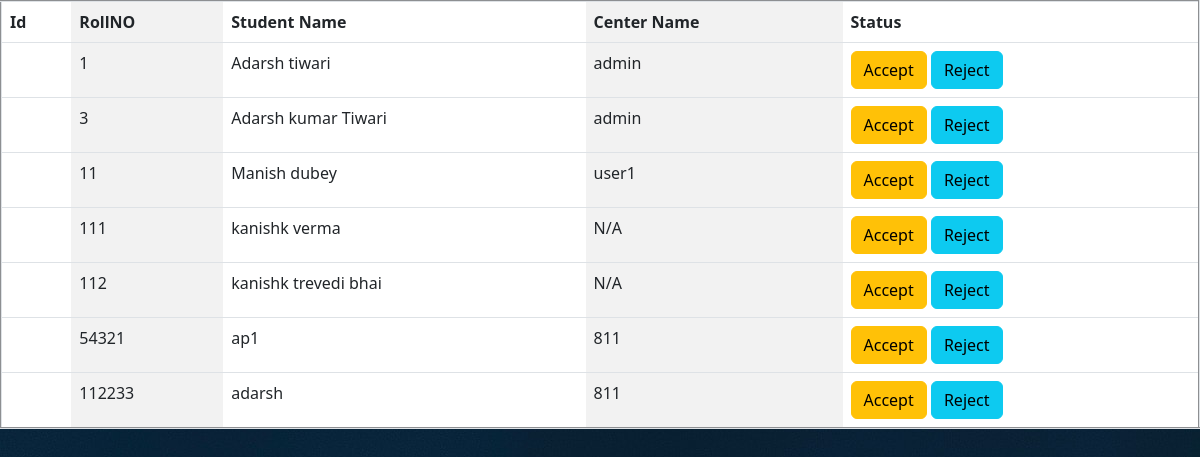
The app's page /student_status/ with its own data.
### ineffable_app/models.py (models this page shows)
class Studentform(models.Model):
     name=models.CharField(max_length=20,blank=False)
     rollno=models.IntegerField(primary_key=True)
     image=models.ImageField()
     dob=models.CharField(max_length=10)
     course_name=models.CharField(max_length=150)
     session=models.CharField(max_length=30)
     percnt=models.IntegerField()
     grade=models.CharField(max_length=30)
     centre_code=models.CharField(max_length=20)
     remark=models.CharField(max_length=10)
     sub1=models.IntegerField()
     sub2=models.IntegerField()
     sub3=models.IntegerField()
     sub4=models.IntegerField()
     sub5=models.IntegerField()
     wm=models.IntegerField()
     pm=models.IntegerField()
     am=models.IntegerField()
     vm=models.IntegerField()

### ineffable_app/views.py (the view)
# urls.py: path('student_status/',views.status_check,name="status_check"),
def status_check(request):
     tt=Studentform.objects.all()
     d={'tt':tt}
     return render(request,"adminAPP/status_table.html",context=d)

### ineffable_app/templates/adminAPP/status_table.html (shortened to what this page needs)
<!DOCTYPE html>
<html lang="en">
<head>
    <link href="https://cdn.jsdelivr.net/npm/bootstrap@5.3.0/dist/css/bootstrap.min.css" rel="stylesheet">
</head>
<body style="background-image: url(/static/img/img4.jpg);">
        <table border="2px solid black" style="width:100%" class="table table-striped-columns">
            <tr>
                <th>Id</th>
                <th>RollNO</th>
                <th>Student Name</th>
                <th>Center Name</th>
                <th>Status</th>
            </tr>
            {% for t in tt %}
            <form action="{% url 'admin_check_status' %}" method="POST">
            <tr>
                <td>{{t.sid}}</td>
                <td>{{t.rollno}}</td>
                <td>{{t.name}}</td>
                <td>{{t.centre_code}}</td>
            <td><input type="submit" class="btn btn-warning" value="Accept" name="status">
                <input type="submit" class="btn btn-info" value="Reject" name="status">
                <input type="hidden"  name="rollno" value={{  t.rollno }}></td>
            </tr>
        </form>    {% endfor %}
        </table>
</body>
</html>

### records on screen
Studentform: rollno "1", name "Adarsh tiwari", centre_code "admin"
Studentform: rollno "3", name "Adarsh kumar Tiwari", centre_code "admin"
Studentform: rollno "11", name "Manish dubey", centre_code "user1"
Studentform: rollno "111", name "kanishk verma", centre_code "N/A"
Studentform: rollno "112", name "kanishk trevedi bhai", centre_code "N/A"
Studentform: rollno "54321", name "ap1", centre_code "811"
Studentform: rollno "112233", name "adarsh", centre_code "811"
